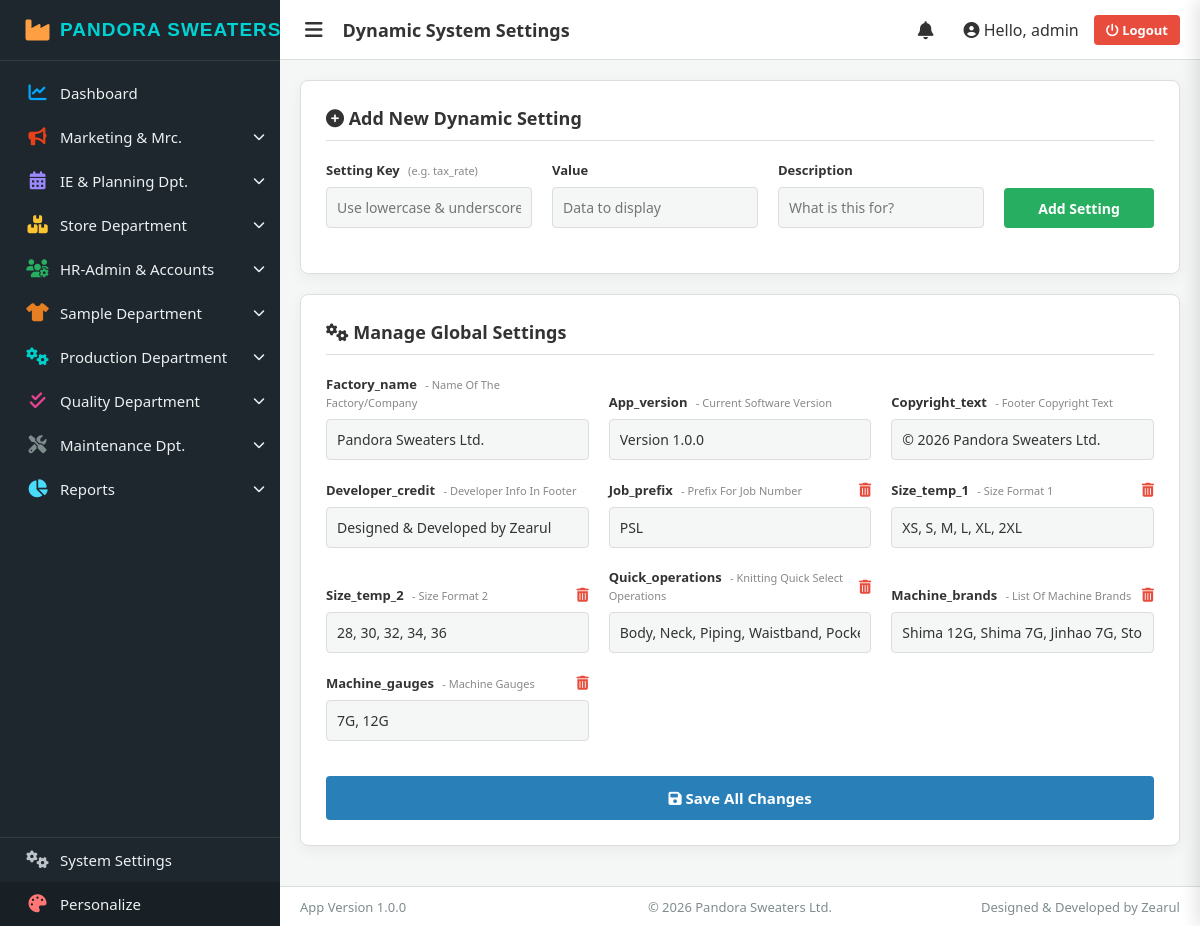
Page /settings/ (signed in) on the earlier database version.
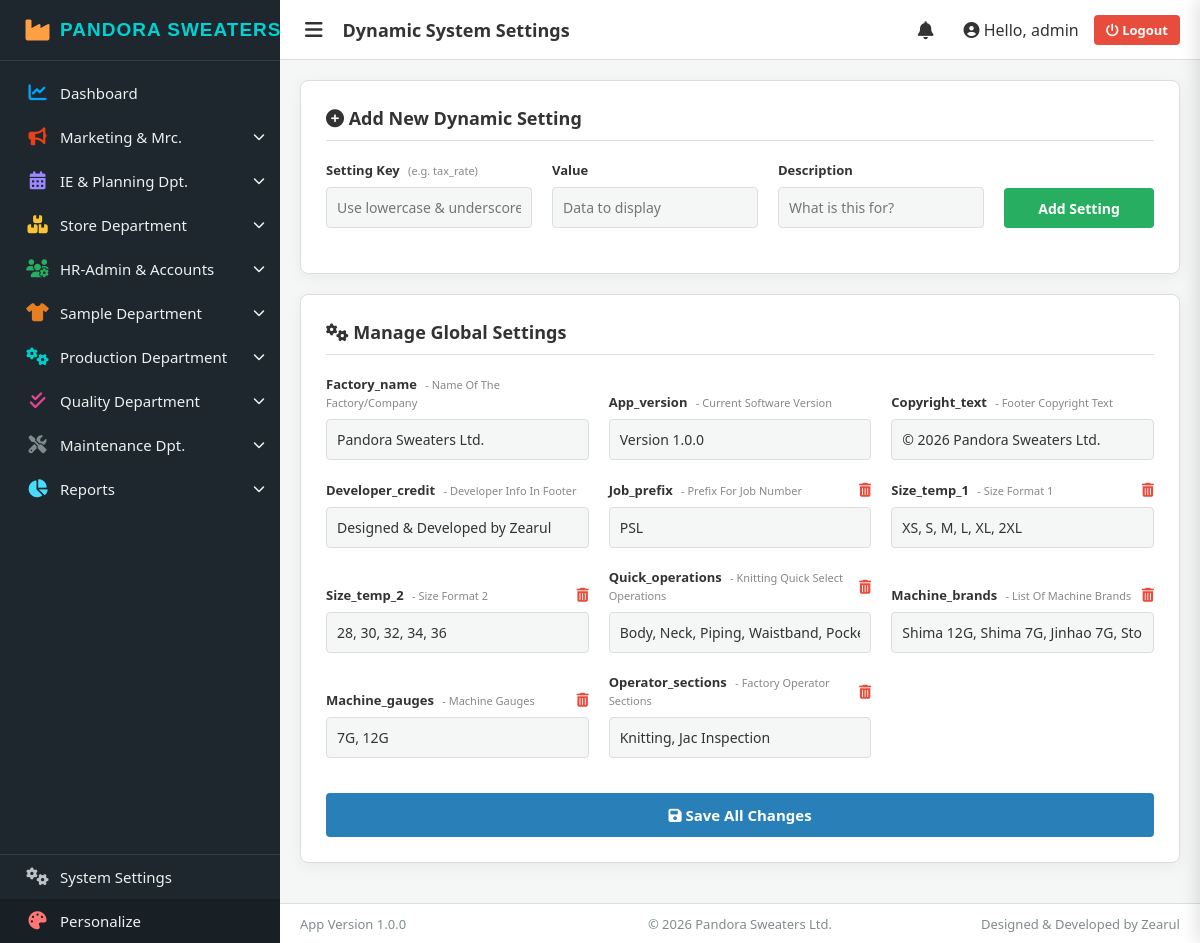
Same page on the later database version.
### core/models.py (models this page shows, shortened)
class AppSetting(models.Model):
    key = models.CharField(max_length=100, unique=True)
    value = models.TextField(blank=True, null=True)
    description = models.CharField(max_length=255, blank=True, null=True)

### core/views/settings_views.py (the view, shortened to what this page needs)
# urls.py: path('settings/', system_settings_view, name='system_settings'),
@login_required(login_url='login')
@user_passes_test(is_superadmin, login_url='dashboard')
def system_settings_view(request):
    core_keys = ['factory_name', 'app_version', 'copyright_text', 'developer_credit']
    default_keys = [
        ('factory_name', 'Pandora Sweaters Ltd.', 'Name of the Factory/Company'),
        ('app_version', 'Version 1.0.0', 'Current software version'),
        ('copyright_text', '© 2026 Pandora Sweaters Ltd.', 'Footer copyright text'),
        ('developer_credit', 'Designed & Developed by Zearul', 'Developer info in footer')
    ]
    for k, v, d in default_keys:
        AppSetting.objects.get_or_create(key=k, defaults={'value': v, 'description': d})
    settings = AppSetting.objects.all().order_by('id')
    return render(request, 'system_settings.html', {'settings': settings, 'core_keys': core_keys})

### core/context_processors.py (called while the page is built)
def global_settings(request):
    settings = AppSetting.objects.all()
    context = {s.key: s.value for s in settings}
    defaults = {
        'factory_name': 'Smart Factory System',
        'app_version': 'Version 1.0.0',
        'copyright_text': '© 2026 Your Company',
        'developer_credit': 'Designed & Developed by Zearul'
    }
    for k, v in defaults.items():
        if k not in context:
            context[k] = v
    return context

### templates/system_settings.html (shortened to what this page needs)
{% extends 'base.html' %}
{% block page_title %}Dynamic System Settings{% endblock %}
{% block content %}
<div class="settings-card">
    <h3 class="card-title"><i class="fa-solid fa-plus-circle"></i> Add New Dynamic Setting</h3>
    <form method="POST" autocomplete="off">
        <div class="form-grid" style="grid-template-columns: 1fr 1fr 1fr 150px;">
            <div class="form-group">
                <label>Setting Key <span class="help-text">(e.g. tax_rate)</span></label>
                <input type="text" name="key" required placeholder="Use lowercase & underscores">
            </div>
            <div class="form-group">
                <label>Value</label>
                <input type="text" name="value" required placeholder="Data to display">
            </div>
            <div class="form-group">
                <label>Description</label>
                <input type="text" name="description" required placeholder="What is this for?">
            </div>
            <div class="form-group">
                <button type="submit" class="btn-primary">Add Setting</button>
            </div>
        </div>
    </form>
</div>
<div class="settings-card">
    <h3 class="card-title"><i class="fa-solid fa-gears"></i> Manage Global Settings</h3>
    <form method="POST" autocomplete="off" id="manage-settings-form">
        <div class="form-grid">
            {% for setting in settings %}
            <div class="form-group">
                <div class="label-header">
                    <label style="text-transform: capitalize; margin-bottom: 0;">
                        {{ setting.key }} <span class="help-text">- {{ setting.description }}</span>
                    </label>
                    {% if setting.key not in core_keys %}
                        <button type="button" class="btn-delete" onclick="openDeleteModal('{{ setting.key }}')" title="Delete this setting">
                            <i class="fa-solid fa-trash-can"></i>
                        </button>
                    {% endif %}
                </div>
                <input type="text" name="{{ setting.key }}" value="{{ setting.value }}">
            </div>
            {% endfor %}
        </div>
        <div style="text-align: right;">
            <button type="submit" class="btn-save-all"><i class="fa-solid fa-floppy-disk"></i> Save All Changes</button>
        </div>
    </form>
</div>
{% endblock %}

### templates/base.html (shortened to what the changed rows need)
<!DOCTYPE html>
<html lang="en">
<head>
    <link rel="stylesheet" href="https://cdn.jsdelivr.net/npm/@fortawesome/fontawesome-free@6.4.2/css/all.min.css">
</head>
<body id="app-body">
    <div class="sidebar" id="app-sidebar">
        <div class="brand">
            <i class="fa-solid fa-industry" style="color: #ff9f43; min-width: 45px; text-align: center; font-size: 24px;"></i>
            <span class="brand-text">{{ factory_name|default:"Smart Factory" }}</span>
        </div>
    </div>
    <div class="main-wrapper">
        <div class="content-area" id="main-content" onclick="autoHideSidebar()">
            {% block content %}{% endblock %}
        </div>
        <div class="app-footer">
            <div style="flex:1; text-align:left;">App {{ app_version }}</div>
            <div style="flex:1; text-align:center;">{{ copyright_text }}</div>
            <div style="flex:1; text-align:right;">{{ developer_credit }}</div>
        </div>
    </div>
</body>
</body>
</html>

Differences in the rows shown:
added AppSetting: key "Operator_sections", description "Factory Operator Sections", operator_sections "Knitting, Jac Inspection"
